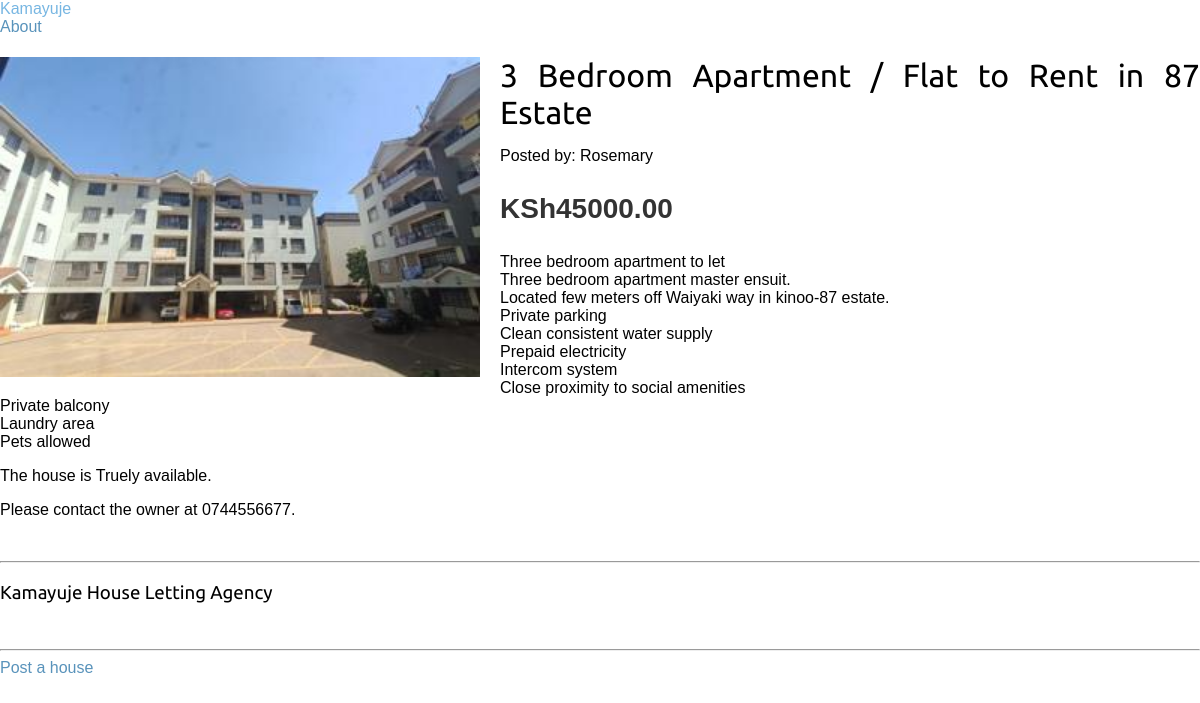
Page /4/3-bedroom-apartment-flat-to-rent-in-87-estate/ on the committed database.
### Houses/models.py (models this page shows, shortened)
class House_Details(models.Model):
    user = models.ForeignKey(User,
                             on_delete=models.CASCADE)
    location = models.ForeignKey(House_Location,
                                 on_delete=models.CASCADE)
    title = models.CharField(max_length=255)
    slug = models.SlugField(max_length=155, unique=True)
    thumbnail = models.ImageField(upload_to='img')
    description = models.TextField(max_length=1000)
    monthly_rent = models.DecimalField(max_digits=10,
                                       decimal_places=2)
    available = models.BooleanField(default=True)
    owners_contact = models.DecimalField(max_digits=10,
                                         decimal_places=0)
    posted = models.DateTimeField(auto_now_add=True)
    updated = models.DateTimeField(auto_now=True)
    class Meta:
        ordering = ['-posted']

### Houses/views.py (the view)
# urls.py: path('<int:id>/<slug:slug>/', views.house_detail,
def house_detail(request, id, slug):
    house = get_object_or_404(House_Details,
                              id=id,
                              slug=slug,
                              available=True)
    return render(request,
                  'houses/house_detail.html',
                  {'house': house})

### Houses/templates/houses/house_detail.html (shortened to what this page needs)
{% extends 'Agency/base.html' %}
{% load static %}
{% block content %}
    <div class="product-detail">
        {% if house.thumbnail %}
            <img src="{{ house.thumbnail.url }}"> {% else %}{% static "img/no_image.png" %}
        {% endif %}
        <h1>{{ house.title }}</h1>
        <p>Posted by: {{ house.user }}</p>
        <p class="price">KSh{{ house.monthly_rent }}</p>
        {{ house.description|linebreaks }}
        <p>The house is {{ house.available }}ly available.</p>
        <p>Please contact the owner at 0{{ house.owners_contact }}.</p>
    </div>
{% endblock %}

### Agency/static/css/base.css (style rules this page uses)
body { margin:0; padding:0; font-family:helvetica, sans-serif; }
h1, h2, h3, h4, h5 , h6 { font-family: 'Ubuntu', sans-serif; font-weight:normal; }
.product-detail { text-align:justify; }
.product-detail .price { color:#333; font-size:28px; font-weight:bold; }
.product-detail img { width:40%; float:left; padding:0 20px 20px 0; }
.product-detail h1 { margin-bottom:0; }

### rows in the picture
House_Details: thumbnail (picture), title "3 Bedroom Apartment / Flat to Rent in 87 Estate", user "Rosemary", monthly_rent "45000.00", description "Three bedroom apartment to let Three bedroom apartment master ensuit. Located few meters off Waiyaki way in kinoo-87 estate. Private parking Clean consistent water supply Prepaid electricity Intercom system Close proximity to social amenities Private balcony Laundry area Pets allowed", available "True", owners_contact "744556677"
